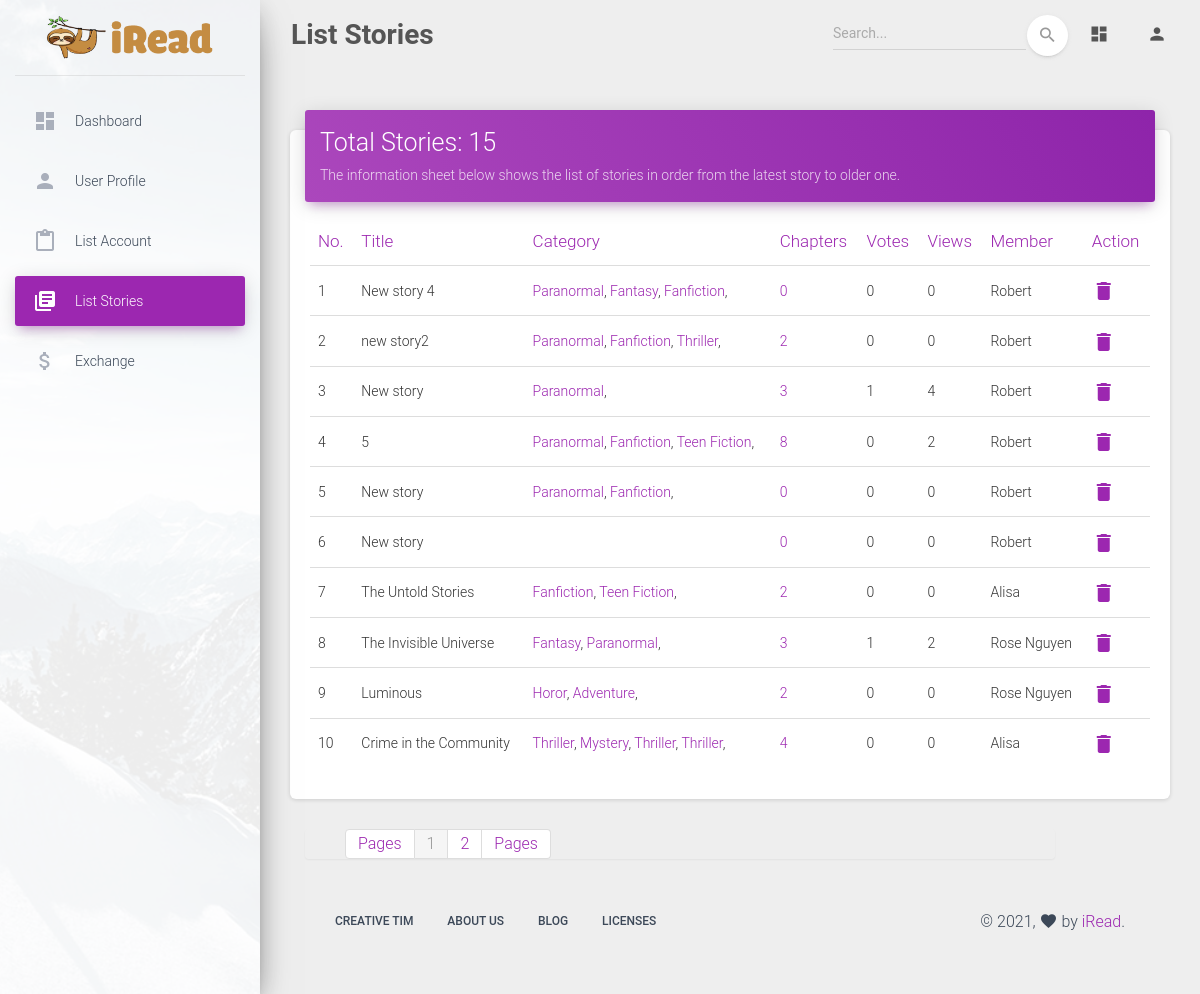
The app's page /admin_old/storylist.php (signed in), older data.
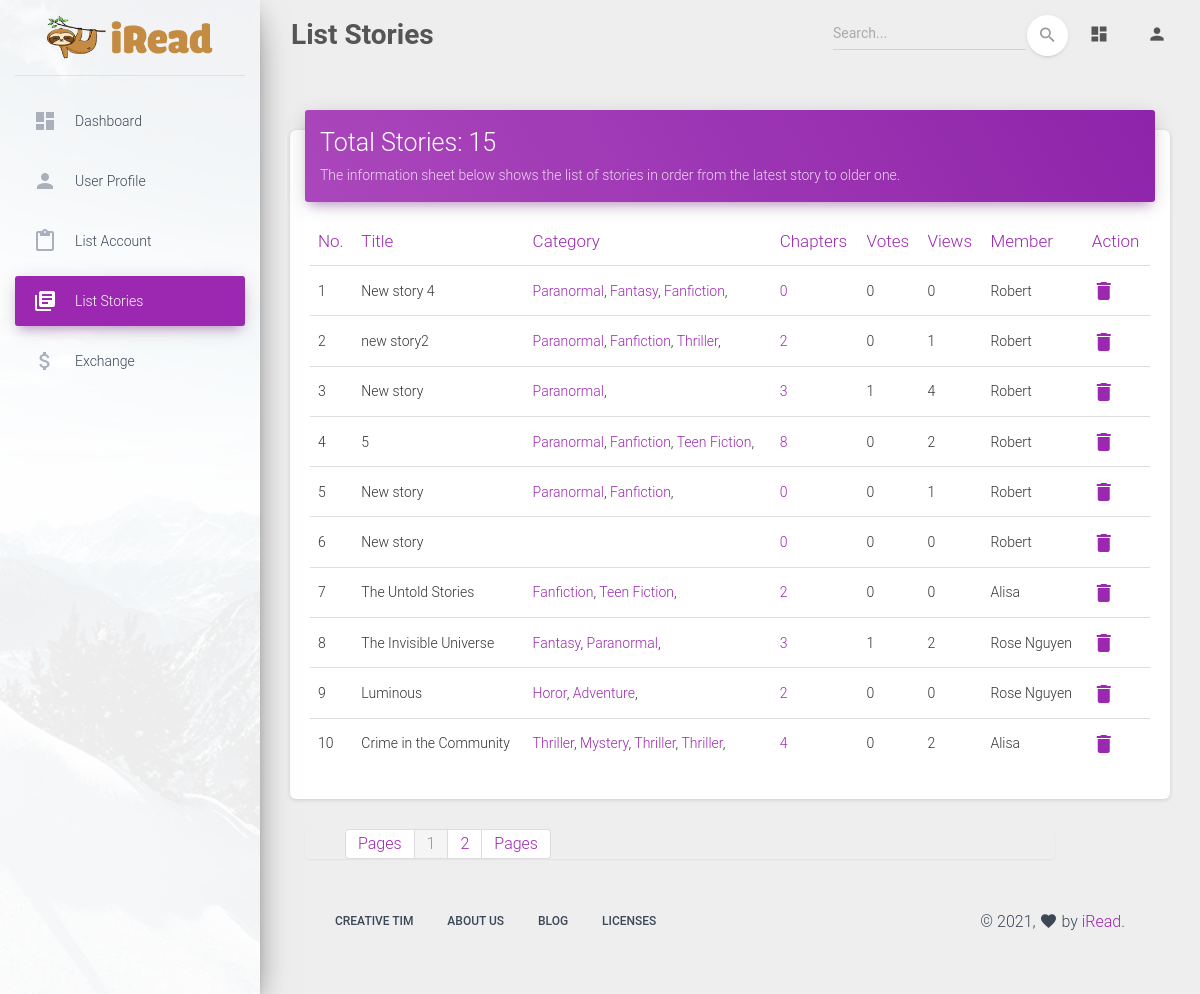
The same page, newer data.
### tables this page shows
CREATE TABLE `story` (
  `storyID` int(10) NOT NULL,
  `storyName` varchar(200) NOT NULL,
  `memberID` int(20) DEFAULT NULL,
  `description` mediumtext DEFAULT NULL,
  `image` varchar(500) DEFAULT NULL,
  `viewNumber` int(11) NOT NULL DEFAULT 0,
  `voteNumber` int(11) NOT NULL DEFAULT 0,
  `status` varchar(20) NOT NULL DEFAULT 'On going'
);

CREATE TABLE `story_category` (
  `storyCatID` int(11) NOT NULL,
  `storyID` int(11) NOT NULL,
  `categoryID` int(11) NOT NULL
);

CREATE TABLE `category` (
  `categoryID` int(11) NOT NULL,
  `categoryName` varchar(50) NOT NULL
);

CREATE TABLE `member` (
  `memberID` int(10) NOT NULL,
  `fullName` varchar(255) NOT NULL,
  `dob` date DEFAULT NULL,
  `phoneNumber` varchar(15) DEFAULT NULL,
  `username` varchar(50) NOT NULL,
  `wallet` int(11) NOT NULL DEFAULT 0,
  `image` varchar(255) NOT NULL DEFAULT 'default avt.jpg'
);

### db.php (called while the page is built, shortened)
<?php
	$hostname='localhost';
	$username='root';
	$password='';
	$dbname='final_project';
	$port=3306;
	function query($sql)
	{
		global $hostname;
		global $username;
		global $password;
		global $dbname;
		global $port;
		$conn = new mysqli($hostname, $username, $password, $dbname, $port);
		$result = $conn->query($sql);
		$rows = mysqli_fetch_all($result);
		return $rows;
	}
	function decryptString($string)
	{
		$string = str_replace('!1$#5', '"', $string);
		$string = str_replace("^-&~5", "'", $string);
		return($string);
	}
?>

### admin_old/storylist.php (the view, shortened to what this page needs)
<!DOCTYPE html>
<html lang="en">
<head>
  <link rel="stylesheet" href="https://maxcdn.bootstrapcdn.com/font-awesome/latest/css/font-awesome.min.css">
  <link href="./assets/css/material-dashboard.css?v=2.1.2" rel="stylesheet" />
</head>
<?php
  require_once("../db.php");
    if(!isset($_SESSION['username'])){
?>
      <script >
      alert ("You must login to access this page!");
      window.location.replace("./login.php");
    </script>
<?php
  }else{
    $sql = "SELECT * FROM story ";
    $row = query($sql);
    $total = count($row);
  }
?>
<body>
  <?php
    require_once("./left.php");
  ?>
    <div class="main-panel">
      <?php
        require_once("./header.php");
      ?>
      <div class="content">
        <div class="container-fluid">
          <div class="row">
            <div class="col-md-12">
              <div class="card">
                <div class="card-header card-header-primary">
                  <h3 class="card-title ">Total Stories: <?=$total?></h3>
                  <p class="card-category"> The information sheet below shows the list of stories in order from the latest story to older one.</p>
                </div>
                <div class="card-body">
                  <div class="table-responsive">
                    <table class="table">
                      <thead class=" text-primary">
                        <th>
                          No.
                        </th>
                        <th>
                          Title
                        </th>
                        <th>
                          Category
                        </th>
                        <th>
                          Chapters
                        </th>
                        <th>
                          Votes
                        </th>
                        <th>
                          Views
                        </th>
                        <th>
                          Member
                        </th>
                        <th>
                          Action
                        </th>
                      </thead>
                      <tbody>
                        <?php
                          $allrow = $total;
                          $pagesize = 10;
                          $allpage = 1;
                          if($allrow % $pagesize == 0){
                            $allpage = $allrow / $pagesize;
                          }else{
                            $allpage = (int)($allrow / $pagesize) + 1;
                          }
                          $beginrow = 1;
                          $currentpage = 1;
                          if((!isset($_GET['currentpage'])) || ($_GET['currentpage'] == '1'))
                          {
                            $beginrow = 0;
                            $currentpage = 1;
                          }else{
                            $beginrow = ($_GET['currentpage'] - 1) * $pagesize;
                            $currentpage = $_GET['currentpage'];
                          }
                          $sql1= "SELECT * FROM story ORDER BY storyID DESC LIMIT {$beginrow} , {$pagesize}";
                          $row1=query($sql1);
                          for($i=0; $i < count($row1); $i++)
                          {
                            $storyID = $row1[$i][0];
                            $storyName = decryptString($row1[$i][1]);
                            $viewNumber = $row1[$i][5];
                            $voteNumber = $row1[$i][6];
                            $memberID = $row1[$i][2];
              ?>
                        <tr>
                          <td><?=$i+1?>
                          </td>
                          <td>
                            <?=$storyName?>
                          </td>
                          <td>
                          <?php
                            $sql2 = "Select * from category INNER JOIN story_category ON category.categoryID = story_category.categoryID WHERE storyID='" .$storyID . "'";
                              $row2 = query($sql2);
                              for ($j=0; $j < count($row2);$j++)
                              {
                          ?>
                            <span class="list-category" style="font-size: 14px; text-align: justify;">
                              <span><a href="./storybycat.php?categoryID=<?=$row2[$j][0]?>"><?=$row2[$j][1]?></a></span>,
                            </span>
                          <?php
                            }
                          ?>
                          </td>
                          <td>
                            <?php
                              $sql3 = "SELECT * FROM chapter WHERE storyID='" .$storyID . "'";
                              $row3 = query($sql3);
                              echo('<a href="./chapterlist.php?storyID='.$storyID.'" >'.count($row3).'</a>');
                            ?>
                          </td>
                          <td>
                            <?=$voteNumber?>
                          </td>
                          <td>
                            <?=$viewNumber?>
                          </td>
                          <td>
                            <?php
                              $sql4 = "SELECT * FROM member WHERE memberID='" .$memberID . "'";
                              $row4 = query($sql4);
                              $memname = $row4[0][1];
                              echo($memname);
                            ?>
                          </td>
                          <td class="text-primary">
                            <a href="#delete_confirm<?=$storyID?>" name="btn_delete" id="btn_delete<?=$storyID?>"data-toggle="modal"><i class="material-icons">&#xE872;</i></a>
                          </td>
                        </tr>
                        <?php
                          }
                        ?>
                      </tbody>
                    </table>
                  </div>
                </div>
              </div>
              <div class=" col-md-12 paging">
                <div class=" pagination pagination-centered" >
                    <ul style="text-align: center; width: 100%; margin-right: 100px;">
                      <li class="disable"><a href="#">Pages</a></li>
                      <?php
                        for($i = 1; $i <= $allpage; $i++)
                        {
                          if($currentpage == $i){
                        ?>
                            <li class="active"><a href="#"><?=$i?></a></li>
                        <?php
                          }else{
                        ?>
                            <li class="disable"><a href="storylist.php?currentpage=<?=$i?>"><?php echo $i ." "; ?></a></li>
                        <?php
                          }
                        }
                      ?>
                      <li class="disable"><a href="#">Pages</a></li>
                    </ul>
                </div>
              </div>
            <div class= "col-md-12">
              <?php require_once("./footer.php");?>
            </div>
          </div>
    </div>
  </div>
</body>
</html>

### admin_old/left.php
  <div class="wrapper ">
    <div class="sidebar" data-color="purple" data-background-color="white" data-image="./assets/img/sidebar-1.jpg">
      <div class="logo" style="text-align: center;"><a href="http://www.creative-tim.com" ><img src="./assets/img/Logo_index.png" style="width: 70%">
        </a></div>
      <div class="sidebar-wrapper">
        <ul class="nav">
          <li class="nav-item  ">
            <a class="nav-link" href="./dashboard.html">
              <i class="material-icons">dashboard</i>
              <p>Dashboard</p>
            </a>
          </li>
          <li class="nav-item ">
            <a class="nav-link" href="./user.html">
              <i class="material-icons">person</i>
              <p>User Profile</p>
            </a>
          </li>
          <li class="nav-item ">
            <a class="nav-link" href="./accounts.html">
              <i class="material-icons">content_paste</i>
              <p>List Account</p>
            </a>
          </li>
          <li class="nav-item active ">
            <a class="nav-link" href="./stories.html">
              <i class="material-icons">library_books</i>
              <p>List Stories</p>
            </a>
          </li>
          <li class="nav-item ">
            <a class="nav-link" href="./liststory.php">
              <i class="material-icons">attach_money</i>
              <p>Exchange</p>
            </a>
          </li>
        </ul>
</div>
    </div>

### admin_old/header.php (shortened to what this page needs)
<nav class="navbar navbar-expand-lg navbar-transparent navbar-absolute fixed-top ">
        <div class="container-fluid">
          <div class="navbar-wrapper" >
            <a class="navbar-brand" href="javascript:;"><span style="font-weight: bold; font-size: 28px">List Stories</span></a>
          </div>
          <div class="collapse navbar-collapse justify-content-end">
            <form class="navbar-form">
              <div class="input-group no-border">
                <input type="text" value="" class="form-control" placeholder="Search...">
                <button type="submit" class="btn btn-white btn-round btn-just-icon">
                  <i class="material-icons">search</i>
                  <div class="ripple-container"></div>
                </button>
              </div>
            </form>
            <ul class="navbar-nav">
              <li class="nav-item">
                <a class="nav-link" href="javascript:;">
                  <i class="material-icons">dashboard</i>
                </a>
              </li>
              <li class="nav-item dropdown">
                <a class="nav-link" href="javascript:;" id="navbarDropdownProfile" data-toggle="dropdown" aria-haspopup="true" aria-expanded="false">
                  <i class="material-icons">person</i>
                </a>
              </li>
            </ul>
          </div>
        </div>
      </nav>

### admin_old/footer.php (shortened to what this page needs)
<footer class="footer">
        <div class="container-fluid">
          <nav class="float-left">
            <ul>
              <li>
                <a href="https://www.creative-tim.com">
                  Creative Tim
                </a>
              </li>
              <li>
                <a href="https://creative-tim.com/presentation">
                  About Us
                </a>
              </li>
              <li>
                <a href="http://blog.creative-tim.com">
                  Blog
                </a>
              </li>
              <li>
                <a href="https://www.creative-tim.com/license">
                  Licenses
                </a>
              </li>
            </ul>
          </nav>
          <div class="copyright float-right">
            &copy;
            , <i class="material-icons">favorite</i> by
            <a href="https://www.creative-tim.com" target="_blank">iRead</a>.
          </div>
        </div>
      </footer>

Row changes from the older to the newer data that the page shows:
changed story "new story2": viewNumber "0" → "1"
changed story (number 5 of 10 on the later page): viewNumber "0" → "1"
changed story "Crime in the Community": viewNumber "0" → "2"
